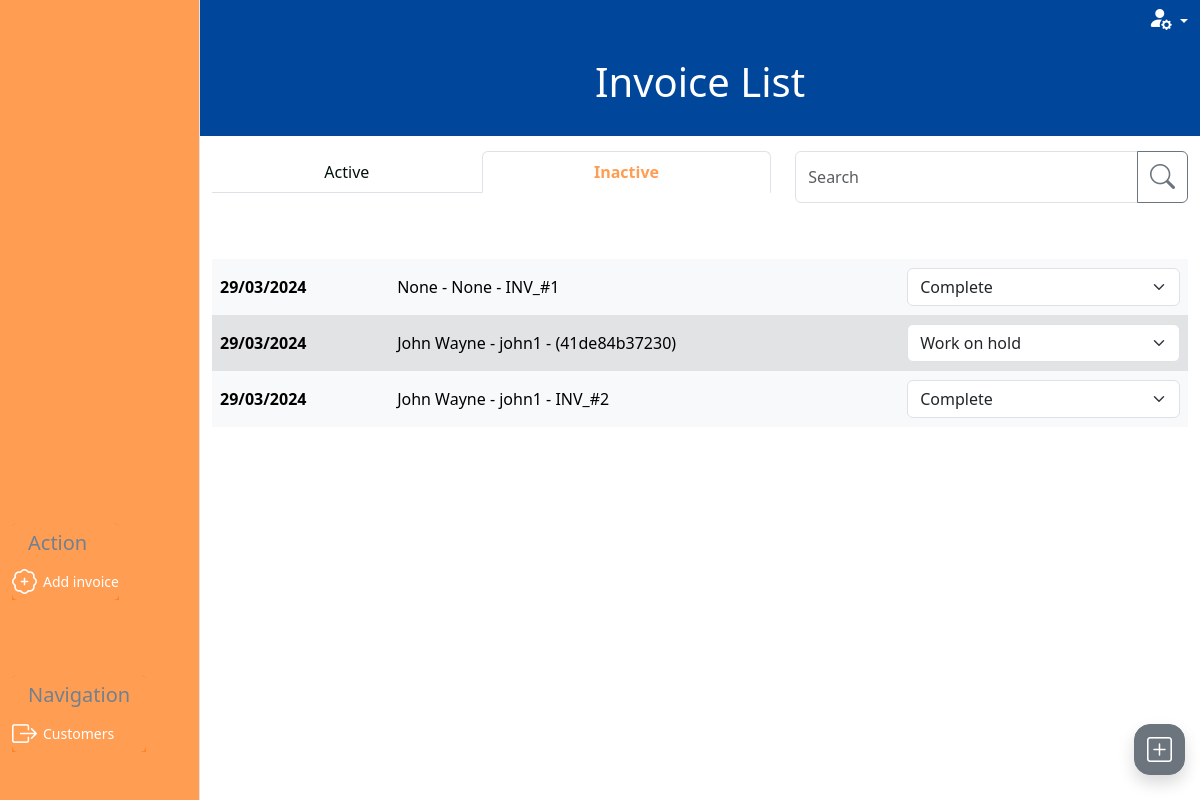
The app's page /invoices/invoice_list?filter=inactive, older data.
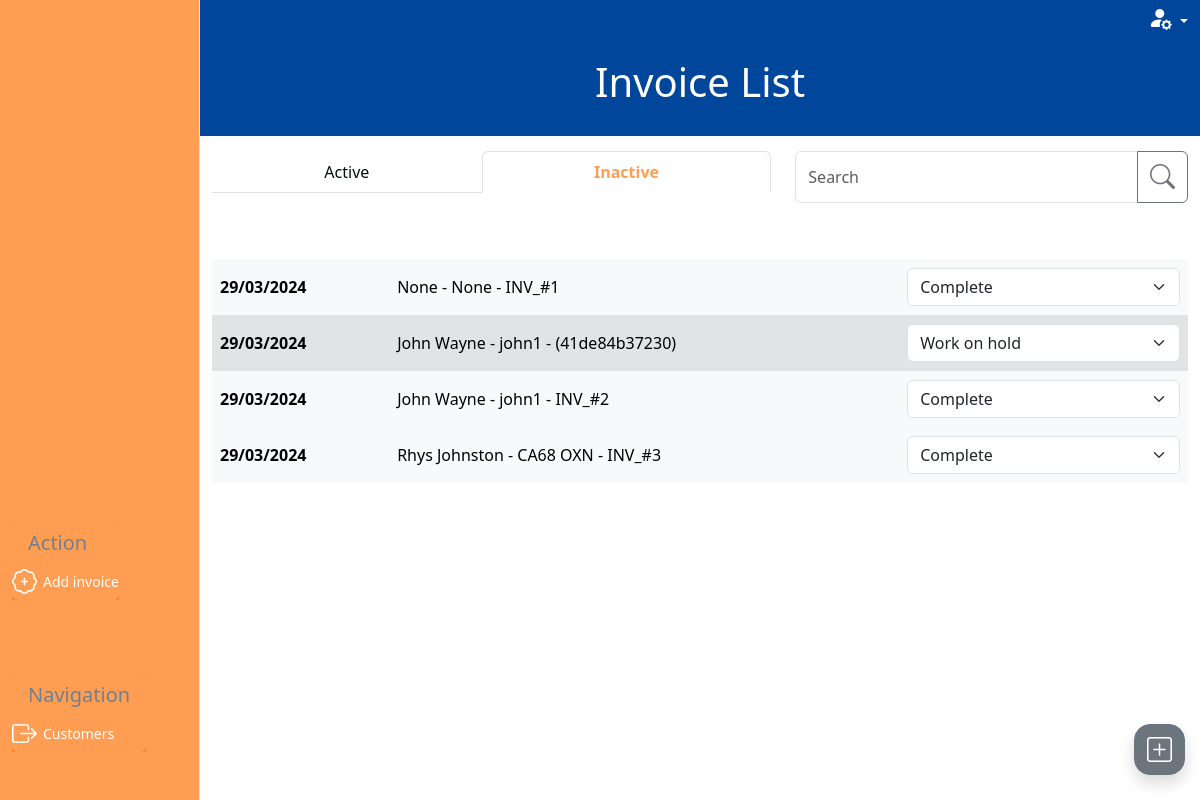
The same page, newer data.
### invoice/models.py (models this page shows, shortened)
class Invoice(models.Model):
    class InvoiceStatus(models.IntegerChoices):
        WORK_ON_HOLD = 1, 'Work on hold'
        OPEN = 2, 'Open'
        READY_FOR_PROCESSING = 3, 'Ready for processing'
        READY_FOR_VERIFICATION = 4, 'Ready for verification'
        SENT_TO_CUSTOMER = 5, 'Sent to customer'
        COMPLETE = 6, 'Complete'
    inv_number = models.CharField(
        max_length=10, null=True, editable=False)
    inv_integer = models.PositiveIntegerField(null=True, editable=False)
    customer = models.ForeignKey(
        Customer, on_delete=models.PROTECT, related_name='invoices',
        blank=True, null=True)
    vehicle = models.ForeignKey(
        Vehicle, on_delete=models.PROTECT, related_name='invoices',
        blank=True, null=True)
    date_in = models.DateTimeField(blank=True, null=True)
    mileage = models.PositiveIntegerField(blank=True, null=True)
    status = models.PositiveSmallIntegerField(
        choices=InvoiceStatus.choices, blank=True, null=True)
    active = models.BooleanField(default=True, blank=True, null=True)
    parts_total = models.PositiveIntegerField(blank=True, null=True)
    labour_total = models.PositiveIntegerField(blank=True, null=True)
    subtotal = models.PositiveIntegerField(blank=True, null=True)
    vat_total = models.PositiveIntegerField(blank=True, null=True)
    grand_total = models.PositiveIntegerField(blank=True, null=True)
    slug = models.SlugField(max_length=100, unique=True, blank=False, null=False)
    unique_id = models.CharField(null=True, blank=True, max_length=100)
    def __str__(self):
        if self.inv_integer:
            result = f'{self.customer} - {self.vehicle} - {self.inv_number}'
        elif self.customer and self.vehicle:
            result = f'{self.customer} - {self.vehicle} - ({self.unique_id})'
        elif self.customer or self.vehicle:
            result = f'{self.customer or self.vehicle} - ({self.unique_id})'
        else:
            result = f'Blank invoice - ({self.unique_id})'
        return result

### customer/models.py (models this page shows, shortened)
class Customer(models.Model):
    class CustomerType(models.IntegerChoices):
        TRADE = 1, 'Trade'
        PRIVATE = 2, 'Private'
    class PaymentTerms(models.IntegerChoices):
        PIA = 1, 'Payment in advance'
        NET_7 = 2, '7 days'
        NET_14 = 3, '14 days'
        NET_30 = 4, '30 days'
        NET_60 = 5, '60 days'
    name = models.CharField(max_length=20, blank=False, null=False)
    friendly_name = models.CharField(max_length=10, blank=True, null=True)
    type = models.PositiveSmallIntegerField(
        choices=CustomerType.choices, blank=True, null=True)
    address_line_1 = models.CharField(max_length=27, blank=True, null=True)
    address_line_2 = models.CharField(max_length=27, blank=True, null=True)
    city_region = models.CharField(max_length=27, blank=True, null=True)
    postcode = models.CharField(max_length=10, blank=True, null=True)
    contact_number_primary = models.CharField(max_length=20, blank=True, null=True)
    email = models.CharField(max_length=20, blank=True, null=True)
    payment_terms = models.PositiveSmallIntegerField(
        choices=PaymentTerms.choices, blank=True, null=True)
    active = models.BooleanField(default=True, blank=True, null=True)
    slug = models.SlugField(max_length=100, unique=True, blank=False, null=False)
    def __str__(self):
        return self.name

class Vehicle(models.Model):
    customer = models.ForeignKey(
        Customer, blank=False, null=False, on_delete=models.CASCADE)
    registration = models.CharField(max_length=10, null=False, blank=False)
    make = models.CharField(max_length=27, blank=True, null=True)
    model = models.CharField(max_length=27, blank=True, null=True)
    active = models.BooleanField(default=True, blank=True, null=True)
    slug = models.SlugField(max_length=100, unique=True, blank=False, null=False)
    def __str__(self):
        return self.registration

### invoice/views.py (the view, shortened to what this page needs)
# urls.py: path('invoice_list', views.invoice_list, name='invoice_list'),
def invoice_list(request):
    create_invoice_form = InvoiceForm(initial={'status': 2})
    invoices = Invoice.objects.all()
    query = None
    filter_mapping = {
        'active': [2, 3, 4],
        'pending': [5,],
        'inactive': [1, 6]
    }
    filter = 'active'
    if request.method == 'GET':
        if 'filter' in request.GET:
            filter = request.GET['filter']
    status_to_filter = filter_mapping.get(filter)
    invoices=invoices.filter(status__in=status_to_filter)
    all_status_options = dict(Invoice.InvoiceStatus.choices)
    status_mapping = {
        1: (2,),
        2: (3, 1),
        3: (4, 2),
        4: (5, 3),
        5: (6, 4,)
    }
    class_mapping = {
        1: 'table-secondary',
        3: 'table-success',
        4: 'table-warning'
    }
    for invoice in invoices:
        available_status_options = status_mapping.get(invoice.status, {})
        invoice.available_status_options = extract_options(all_status_options, *available_status_options)
    context = {
        'create_invoice_form': create_invoice_form,
        'invoices': invoices,
        'search_term': query,
        'filter_status': filter,
        'table_class_dict': class_mapping
    }
    return render(request, 'invoice/invoice_list.html', context)

### invoice/context_processors.py (called while the page is built)
def user_creds(request):
    return {
        'Mechanic': request.user.groups.filter(name='Mechanic').exists(),
        'Accounts': request.user.groups.filter(name='Accounts').exists(),
        'Foreman': request.user.groups.filter(name='Foreman').exists(),
    }

### invoice/forms.py (called while the page is built)
def add_or_edit_button(slug):
    if slug:
        text = 'Edit'
    else:
        text = 'Create'
    return text

def add_or_edit_path(slug, type):
    if slug:
        path = reverse('edit_'+type, args=[slug])
    else:
        path = reverse('create_'+type)
    return path

def add_or_edit_modal(slug, type, layout):
    if slug:
        layout
    else:
        layout = Modal(
            layout,
            css_id=type+"_modal",
            title="Add "+type.capitalize(),
            css_class="modal-lg h-100 overflow-y-auto"
        )
    return  layout

    def create_option(self, name, value, label, selected, index, subindex=None, attrs=None):
        option = super().create_option(
            name, value, label, selected, index, subindex=subindex, attrs=attrs)
        try:
            instance = self.choices.queryset.get(pk=value.value)
            option_fk = instance.customer.id
            if option_fk:
                option['attrs']['class'] = option_fk
        except:
            option['attrs']['class'] = 'no_customer'
        return option

### invoice/templatetags/custom_tags.py (called while the page is built)
@register.filter
def get_class(value, arg):
    return arg.get(value, 'table-light')

@register.filter
def date_uk(value):
    return formats.date_format(value, "d/m/Y")

### invoice/views.py (called while the page is built)
def extract_options(status_options, *keys_to_keep):
    return {key: status_options[key] for key in keys_to_keep}

### invoice/templates/invoice/invoice_list.html (shortened to what this page needs)
{% extends "base_dashboard.html" %}
{% load static %}
{% load crispy_forms_tags %}
{% load custom_tags %}
{% block css %}
{{ block.super }}
<link rel="stylesheet" href="{% static 'invoice/css/invoice.css' %}">
{% endblock %}
{% block page_heading %}Invoice List{% endblock %}
{% block side_menu_action_items %}
<a type="button" data-bs-toggle="modal" data-bs-target="#invoice_modal" class="btn side-menu-link text-white"><i
        class="bi bi-patch-plus"></i> <span>Add invoice</span></a>
{% endblock side_menu_action_items %}
{% block side_menu_nav_items %}
<a href="{% url 'customer_list' %}" class="btn side-menu-link text-white"><i
        class="bi bi-box-arrow-right"></i><span>Customers</span></a>
{% endblock side_menu_nav_items %}
{% block filter_search %}
<div class="col-7 d-none d-lg-block mb-4">
    <ul class="nav nav-tabs nav-fill" role="navigation">
        <li class="nav-item">
            <a class="nav-link {% if filter_status == 'active' %}active" aria-current="page" {% else %}" {% endif %}
            href="{% url 'invoice_list' %}">Active</a>
        </li>
        <li class="nav-item">
            <a class="nav-link {% if filter_status == 'inactive' %}active" aria-current="page" {% else %}" {% endif %}
            href="{% url 'invoice_list' %}?filter=inactive">Inactive</a>
        </li>
    </ul>
</div>
<div class="col-lg-5 d-none d-lg-block ">
    <form action="{% url 'invoice_list' %}" method="GET">
        {% include 'includes/searchbar.html' %}
    </form>
</div>
{% endblock %}
{% block dashboard_content %}
<table class="table table-hover align-middle invoice-list-table">
    <tbody>
        {% if invoices %}
        {% for invoice in invoices %}
        {% with status=invoice.status %}
        {% if status == 1 and Mechanic or status == 3 and Mechanic %}
        {% elif status == 4 and not Accounts %}
        {% else %}
        <tr class="{{ invoice.status|get_class:table_class_dict }}">
            <th scope="row " class="d-none d-lg-table-cell">
                <a href="{% url 'invoice_summary' invoice.slug %}">{{invoice.date_in|date_uk}}</a>
            </th>
            <td class="d-none d-lg-table-cell">
                <a href="{% url 'invoice_summary' invoice.slug %}">{{invoice}}</a>
            </td>
            <td>
                <form action="{% url 'invoice_list' %}" method="POST" id="invoice_change_status_{{invoice.pk}}">
                    <select class="form-select" aria-label="Default select example" onchange="submitForm(this)"
                        name="status">
                        <option selected disabled>{{invoice.get_status_display}}</option>
                    </select>
                </form>
            </td>
        </tr>
        {% endif %}
        {% endwith %}
        {% endfor %}
        {% else %}
        <div class="text-center">
            <h5>No results</h5>
        </div>
        {% endif %}
    </tbody>
</table>
{% endblock %}

### templates/base_dashboard.html (shortened to what this page needs)
{% extends "base.html" %}
{% load static %}
{% block content %}
  <div class="container-fluid vh-100 main-container">
      <div class="row h-100">
      <div class="col-lg-2 d-none d-lg-block side-menu">
        <div class="container-fluid vh-100 border-end">
          <div class="row h-50">
            <div class="col-12"></div>
          </div>
          <div class="row h-25">
            <div class="col-12 action-container side-menu-container d-flex align-items-end">
              <div class="card">
                <div class="card-header">
                  <h5 class="card-title menu-title">Action</h5>
                </div>
                <div class="card-body p-0 w-100">
                  {% block side_menu_action_items %}
                  {% endblock side_menu_action_items %}
                </div>
              </div>
            </div>
          </div>
          <div class="row h-25">
            <div class="mb-5 col-12 navigation-container side-menu-container d-flex align-items-end">
              <div class="card">
                <div class="card-header">
                  <h5 class="card-title menu-title">Navigation</h5>
                </div>
                <div class="card-body p-0 w-100">
                  {% block side_menu_nav_items %}
                  {% endblock side_menu_nav_items %}
                </div>
              </div>
            </div>
          </div>
        </div>
      </div>
      <div class="col-12 col-lg-10 outer-container p-0">
          <header class="container-fluid header-container">
            <div class="row">
                <div class="col text-end">
                  <div class="dropdown">
                    <a class="dropdown-toggle" href="#" role="button" data-bs-toggle="dropdown"
                      aria-expanded="false">
                      <i class="bi bi-person-fill-gear fs-4 text-white"></i>
                    </a>
                </div>
              </div>
            </div>
            <div class="row heading-row">
                <div class="col d-flex align-items-center justify-content-center heading-container">
                  <h1 class="d-inline">{% block page_heading %}{% endblock %}</h1>
                </div>
            </div>
          </header>
          <div class="container-fluid filter-search-container">
            <div class="row">
              {% block filter_search %}
              {% endblock %}
            </div>
          </div>
          <div class="container dashboard-content-container mt-4">
            <div class="row h-100">
                <div class="col-12">
                {% block dashboard_content %}
                {% endblock %}
                </div>
            </div>
          </div>
      </div>
    </div>
  </div>
{% include "includes/mobile_menu.html" %}
{% endblock %}

### templates/base.html (shortened to what this page needs)
{% load static %}
<!doctype html>
<html lang="en">
<head>
  {% block css %}
  <link href="https://cdn.jsdelivr.net/npm/bootstrap@5.3.3/dist/css/bootstrap.min.css" rel="stylesheet"
>
  <link rel="stylesheet" href="https://cdn.jsdelivr.net/npm/bootstrap-icons@1.11.3/font/bootstrap-icons.min.css">
  <link rel="stylesheet" href="{% static 'css/base.css' %}">
  {% endblock %}
</head>
<body>
  {% block content %}
  {% endblock %}
</body>
</html>

### templates/includes/searchbar.html (shortened to what this page needs)
<div class="input-group mb-3">
    <input id="search-bar" type="text" class="form-control" placeholder="Search" aria-label="Search"
        aria-describedby="search-confirm" name="q">
    <button class="btn btn-outline-secondary" type="submit" id="search-confirm"><i class="bi bi-search"></i></button>
</div>

### templates/includes/mobile_menu.html (shortened to what this page needs)
<div class="dropup mobile-menu-container">
    <button class="btn btn-secondary mobile-menu-button rounded-4 shadow" type="button" data-bs-toggle="dropdown"
        aria-expanded="false">
        <i class="bi bi-plus-square"></i>
    </button>
</div>

### static/css/base.css (style rules this page uses)
html { height: 100%; overflow: hidden; }
a { color: black; text-decoration: none; }
i { font-size: 25px; }
.side-menu { padding: 0; }
.menu-title { color: slategrey; margin: 0; }
.side-menu .card { border: 0; }
.side-menu { background-color: rgba(255, 124, 26, 0.75) !important; color: white; border: 0; }
.side-menu .card .card-header, .side-menu .card .card-body { background-color: rgba(255, 124, 26, 0.75); border:0; }
.side-menu-link { display: flex; justify-content: end; align-items: center; justify-content: start; font-size: 14px; font-weight: 500; border:none; margin-right: 0px; padding: 0; }
.side-menu-link > i { font-size: 25px; margin-right: 6px; }
.header-container { background-color: #00469B; }
.dropdown-toggle { color: white; }
.heading-container h1 { color:white; }
.heading-row { height: 100px; margin-bottom: 15px; border-radius: 8px; }
.outer-container { overflow-y: auto; height: 100vh; }
tr { line-height: 40px; }
th > a, td > a { text-decoration: none; display:block }
.mobile-menu-container { position: fixed; bottom: 25px; right: 15px; }
.mobile-menu-button { min-height: 3rem; min-width: 3rem; }
.mobile-menu-button i { font-weight: 800; color: white; font-size: 25px; }
.invoice-list-table tr, .invoice-list-table td, .invoice-list-table th, .bottom-row, .bottom-row td { border: none!important; }

### invoice/static/invoice/css/invoice.css (style rules this page uses)
.nav-item .nav-link { color: #03120E; }
.nav-tabs .nav-item .nav-link.active { color: #FF9D53!important; font-weight: 600; }

Row changes from the older to the newer data that the page shows:
now on this page (row edited): Invoice: date_in "29/03/2024", inv_integer+customer+vehicle "Rhys Johnston - CA68 OXN - INV_#3", status "Complete"
